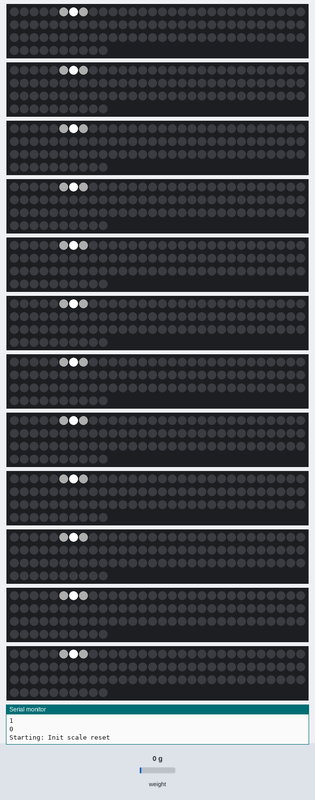
The sketch below on a simulated ESP32. Parts: 12 × 100 RGB LEDs in strip order, left to right, continuing on the next row, the last lines printed to the serial monitor. The test bench sets the inputs (shaded band); at power-on: weight on the scale 0 g. Random numbers use the default seed unless the sketch sets one.

Above: at 2.5 s.
2.6 s: weight on the scale set to 1250 g
4.8 s: weight on the scale set to 100 g
At 5.85 s:
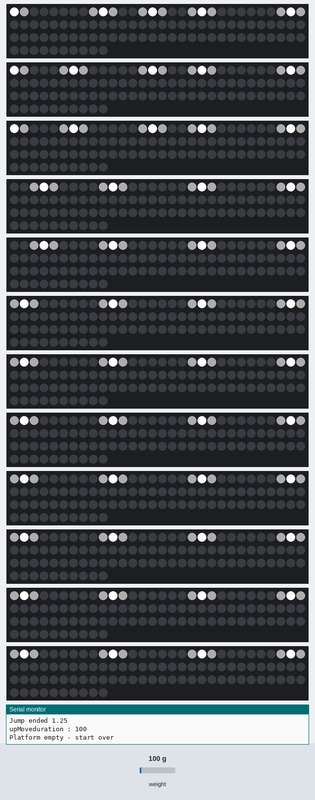
6.4 s: weight on the scale set to 2500 g
At 6.68 s:
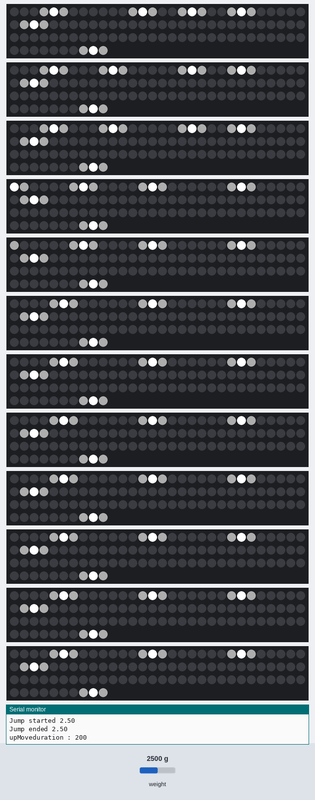

The sketch:

ESP32_12x100_leds_and_HX711.ino
```cpp
#include <FastLED.h>
#include "HX711.h"

#define rows 12
#define columns 100
#define LOADCELL_DOUT_PIN 4
#define LOADCELL_SCK_PIN 13

int timer_intervals[]{ 40, 30, 50, 30, 40, 50, 30, 50, 30, 50, 30, 50 };
unsigned long timers[]{ 0, 0, 0, 0, 0, 0, 0, 0, 0, 0, 0, 0 };
int rain_positions[12][100];
bool dir = false;
CRGB leds[rows][columns];
int space_to_next_drop = 5;
float weight;
float weightTranslated;
int resetCount = 0;
unsigned long resetTimer = 0;
HX711 scale;
int loopCount = 0;
unsigned long lastloopCountTime = 0;
unsigned long weightPrintTimer = 0;
int jumpState = 0;
float jumpMax = 0;
unsigned long upMoveTimer = 0;
int upMoveDuration;
int durationMultiplier = 80; // used to impact the final time the light upmove lasts after a jump
float calibration_factor = -7050;  // -7050 worked for my 440lb max scale setup
int weightMaxCount = 0;

void setup() {

  Serial.begin(9600);
  FastLED.addLeds<NEOPIXEL, 22>(leds[0], columns);
  FastLED.addLeds<NEOPIXEL, 23>(leds[1], columns);
  FastLED.addLeds<NEOPIXEL, 15>(leds[2], columns);
  FastLED.addLeds<NEOPIXEL, 25>(leds[3], columns);
  FastLED.addLeds<NEOPIXEL, 26>(leds[4], columns);
  FastLED.addLeds<NEOPIXEL, 27>(leds[5], columns);
  FastLED.addLeds<NEOPIXEL, 16>(leds[6], columns);
  FastLED.addLeds<NEOPIXEL, 17>(leds[7], columns);
  FastLED.addLeds<NEOPIXEL, 18>(leds[8], columns);
  FastLED.addLeds<NEOPIXEL, 19>(leds[9], columns);
  FastLED.addLeds<NEOPIXEL, 21>(leds[10], columns);
  FastLED.addLeds<NEOPIXEL, 14>(leds[11], columns);

  for (int c = columns - 1; c >= 0; c--) {
    Serial.println(c);
  }
  rain_positions[0][0] = 1;  // test drop
  scale.begin(LOADCELL_DOUT_PIN, LOADCELL_SCK_PIN);
  scale.set_scale();
  scale.tare();                         //Reset the scale to 0
  scale.set_scale(calibration_factor);  //Adjust to this calibration factor
  Serial.println("Starting: Init scale reset");
}

void loop() {
  bool changes_to_make = false;

  for (int r = 0; r < rows; r++) {

    if (millis() > timers[r] + timer_intervals[r]) {
      timers[r] = millis();
      changes_to_make = true;

      if (dir){

        // move all existing drops
        for (int c = columns - 1; c >= 0; c--) {
          if (rain_positions[r][c] == 1) {
            rain_positions[r][c] = 0;                                // turn off old one
            if (c + 1 <= columns - 1) rain_positions[r][c + 1] = 1;  // turn on new one
          }
        }

        // add new drop in the front
        bool drop_found = false;
        for (int c = 0; c < space_to_next_drop; c++) {
          if (rain_positions[r][c] == 1) drop_found = true;
        }
        if (!drop_found) {
          rain_positions[r][0] = 1;
          space_to_next_drop = int(random(4, 10));
        }
      }

      else{
        // move all existing drops
        for (int c = 0; c <= columns-1; c++) {
          if (rain_positions[r][c] == 1) {
            rain_positions[r][c] = 0;                                // turn off old one
            if (c - 1 >= 0) rain_positions[r][c - 1] = 1;  // turn on new one
          }
        }

        // add new drop in the front
        bool drop_found = false;
        for (int c = columns - 1; c > columns - 1 - space_to_next_drop; c--) {
          if (rain_positions[r][c] == 1) drop_found = true;
        }
        if (!drop_found) {
          rain_positions[r][columns - 1] = 1;
          space_to_next_drop = int(random(4, 10));
        }
      }

      // send new pixels to physical strip
      for (int c = 0; c < columns; c++) {

        if (rain_positions[r][c] == 1) {
          leds[r][c] = CRGB(50, 50, 50);
          if (c - 1 >= 0) leds[r][c - 1] = CRGB(255, 255, 255);
          if (c - 2 >= 0) leds[r][c - 2] = CRGB(50, 50, 50);
        } else leds[r][c] = CRGB(0, 0, 0);
      }
    }
  }

  if (changes_to_make) {
    FastLED.show();
  }

  // READING THE SCALE WEIGHT - every loop
  readScale();

  switch (jumpState) {

    case 0:                          // waiting for jump
      if (weightTranslated > 0.5) {  // jump started | 0.5 being a threashold value
        jumpMax = weightTranslated;
        jumpState = 1;
        Serial.print("Jump started ");
        Serial.println(jumpMax);
      }
      break;

    case 1:  // finding max weight
      if (weightTranslated > jumpMax) {
        jumpMax = weightTranslated;
        weightMaxCount = 0;
      } else {
        weightMaxCount++;
        if (weightMaxCount > 3) {  // Max weight found - if no new max weight was detected for 3 rounds the jump is over
          jumpState = 2;
          Serial.print("Jump ended ");
          Serial.println(jumpMax);

          upMoveDuration = jumpMax * durationMultiplier; // calculate upmove time
          upMoveTimer = millis(); // load the timer
          Serial.print("upMoveduration : ");
          Serial.println(upMoveDuration);

          jumpMax = 0;

          dir = false; // change to moving lights up
        }
      }

      break;

    case 2:  // waiting for jumper to move away
      if (weightTranslated < 0.5) {
        jumpState = 0;
        Serial.println("Platform empty - start over");
      }
      break;
  }

  // change direction when upmove is done
  if (millis() > upMoveTimer + upMoveDuration) {
    dir = true;
  }

  // RESET SCALE - default value = 1000
  resetScale(1000);  // input : nr of continous readings to be off by > 0.3 before resetting

  // PRINT FRAME(loop) COUNT - default value = 2000
  printLoopCount(2000);  // input : nr of loops to calculate across

  // DEBUG PRINTS - last number default value = 1000
  if (millis() > weightPrintTimer + 1000) {  // last number is millis between prints  |  Set to 1 for printing all reading
    weightPrintTimer = millis();
    //printDebug();
  }
}


// --- HELPER FUNCTIONS ---

void printDebug() {

  Serial.print("Reading: ");
  Serial.print(weight);
  Serial.print(" ");
  Serial.print(weightTranslated);
  Serial.print(" lbs");  //Change this to kg and re-adjust the calibration factor if you follow SI units like a sane person
  Serial.print("    calibration_factor: ");
  Serial.print(calibration_factor);
  Serial.println();
}

void readScale() {
  weight = scale.get_units();
  // translate weight to prevent errors in the scale data
  if (weight > 700) weightTranslated = 1189.99 - weight;  // figure out how to handle this
  else if (weight > 0) weightTranslated = weight;
  else if (weight < -1000) weightTranslated = 0;  // figure out how to handle this
  else if (weight < 0) weightTranslated = weight * -1;
}

void printLoopCount(int nrOfLoops) {
  loopCount++;
  if (loopCount == nrOfLoops) {
    float avgMillisPerLoop = (millis() - lastloopCountTime) / loopCount;
    float loopsPerSec = 1000 / avgMillisPerLoop;
    Serial.println();
    Serial.print("Average millis for each loop: ");
    Serial.print(avgMillisPerLoop);
    Serial.print("  Loops per second: ");
    Serial.println(loopsPerSec);
    Serial.println();
    loopCount = 0;
    lastloopCountTime = millis();
  }
}

void resetScale(int loopsToReset) {
  if (millis() > resetTimer + 10) {  // runs every 10 millis. Due to fastest loop iteration measured being 12 millis/loop
    resetTimer = millis();
    if (abs(weight) > 0.3) {
      resetCount++;
      if (resetCount > loopsToReset) {  // reset the scale
        resetCount = 0;
        Serial.println();
        printDebug();
        scale.tare();  //Reset the scale to 0
        Serial.println("SCALE RESET");
        readScale();
        printDebug();
        Serial.println();
      }
    }
    else resetCount = 0;
  }
}
```
